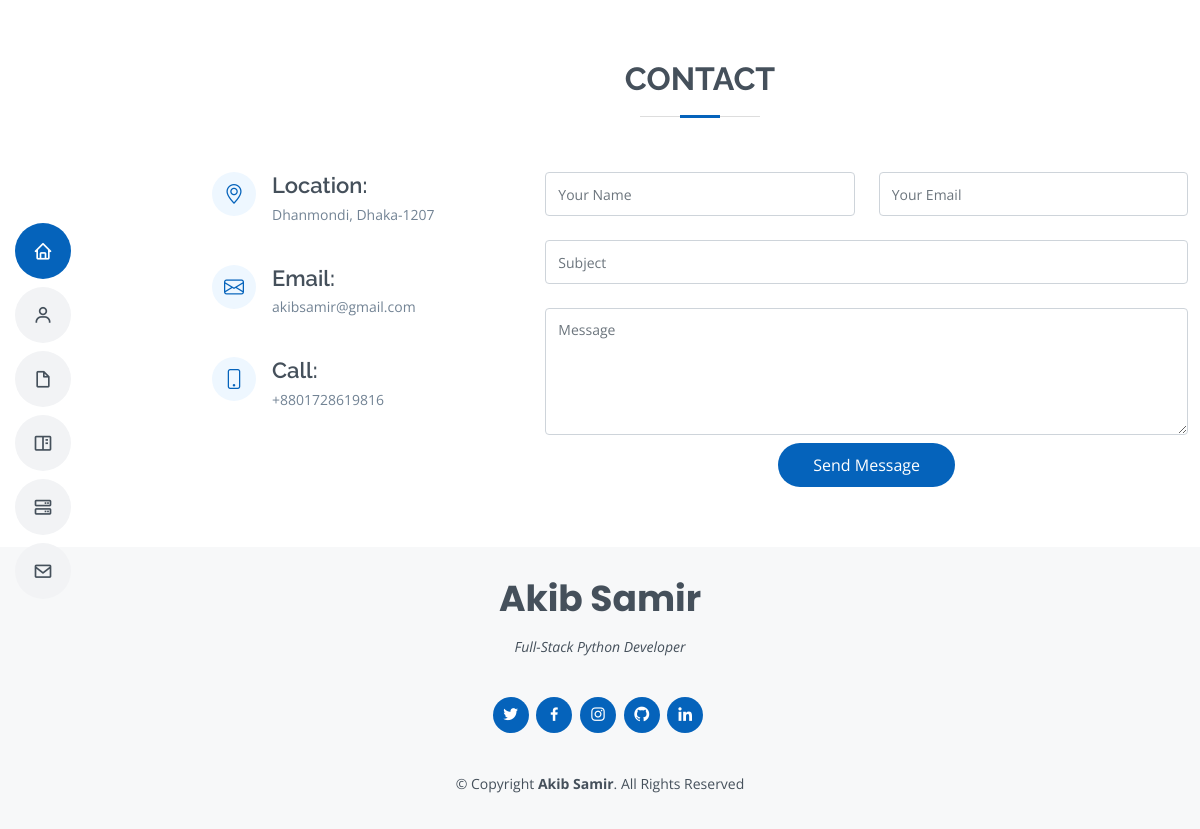
Page /contact/ on the committed database.
### main/models.py (models this page shows, shortened)
class Contact(models.Model):
    location = models.CharField(max_length=200, blank=True)
    email = models.CharField(max_length=200, blank=True)
    call = models.CharField(max_length=200, blank=True)

### main/views.py (the view)
# urls.py: path('contact/', views.contact, name='contact'),
def contact(request):
    contacts = Contact.objects.all()
    forms = ContactModelForm()
    if request.method == "POST":
        forms = ContactModelForm(request.POST)
        if forms.is_valid():
            forms.save()
            messages.success(request, 'Your message has been sent. Thank you!')
            return redirect('contact')
    context = {
        'contacts':contacts,
        'forms':forms,
    }
    return render(request, 'contact.html', context=context)

### main/forms.py
class ContactModelForm(forms.ModelForm):
   class Meta:
       model = ContactForm
       fields = "__all__"

### templates/contact.html (shortened to what this page needs)
{% extends 'base.html' %}
{% block content %}
<main id="main">
    <section id="contact" class="contact">
        <div class="container" data-aos="fade-up">
            <div class="section-title">
                <h2>Contact</h2>
            </div>
            <div class="row mt-1">
                <div class="col-lg-4">
                    <div class="info">
                        {% for contact in contacts %}
                        <div class="address">
                            <i class="bi bi-geo-alt"></i>
                            <h4>Location:</h4>
                            <p>{{contact.location}}</p>
                        </div>
                        <div class="email">
                            <i class="bi bi-envelope"></i>
                            <h4>Email:</h4>
                            <p>{{contact.email}}</p>
                        </div>
                        <div class="phone">
                            <i class="bi bi-phone"></i>
                            <h4>Call:</h4>
                            <p>{{contact.call}}</p>
                        </div>
                        {% endfor %}
                    </div>
                </div>
                <div class="col-lg-8 mt-5 mt-lg-0">
                    <form action="" method="POST" role="form" class="php-email-form">
                        <div class="row">
                            <div class="col-md-6 form-group">
                                <input type="text" name="name" class="form-control" id="name" placeholder="Your Name"
                                    required>
                            </div>
                            <div class="col-md-6 form-group mt-3 mt-md-0">
                                <input type="email" class="form-control" name="email" id="email"
                                    placeholder="Your Email" required>
                            </div>
                        </div>
                        <div class="form-group mt-3">
                            <input type="text" class="form-control" name="subject" id="subject" placeholder="Subject"
                                required>
                        </div>
                        <div class="form-group mt-3">
                            <textarea class="form-control" name="message" rows="5" placeholder="Message"
                                required></textarea>
                        </div>
                        <div class="text-center"><button type="submit">Send Message</button></div>
                    </form>
                </div>
            </div>
        </div>
    </section>
</main>
{% endblock %}

### static/assets/css/style.css (style rules this page uses)
body { font-family: "Open Sans", sans-serif; color: #272829; }
h1, h2, h3, h4, h5, h6 { font-family: "Raleway", sans-serif; }
@media (min-width: 992px) { #main { margin-left: 100px; } }
section { padding: 60px 0; overflow: hidden; }
.section-title { text-align: center; padding-bottom: 30px; }
.section-title h2 { font-size: 32px; font-weight: bold; text-transform: uppercase; margin-bottom: 20px; padding-bottom: 20px; position: relative; color: #45505b; }
.section-title h2::before { content: ""; position: absolute; display: block; width: 120px; height: 1px; background: #ddd; bottom: 1px; left: calc(50% - 60px); }
.section-title h2::after { content: ""; position: absolute; display: block; width: 40px; height: 3px; background: #0563bb; bottom: 0; left: calc(50% - 20px); }
.contact .info { width: 100%; background: #fff; }
.contact .info i { font-size: 20px; color: #0563bb; float: left; width: 44px; height: 44px; background: #eef7ff; display: flex; justify-content: center; align-items: center; border-radius: 50px; transition: all 0.3s ease-in-out; }
.contact .info h4 { padding: 0 0 0 60px; font-size: 22px; font-weight: 600; margin-bottom: 5px; color: #45505b; }
.contact .info p { padding: 0 0 0 60px; margin-bottom: 0; font-size: 14px; color: #728394; }
.contact .info .email, .contact .info .phone { margin-top: 40px; }
.contact .php-email-form { width: 100%; background: #fff; }
.contact .php-email-form .form-group { padding-bottom: 8px; }
.contact .php-email-form input, .contact .php-email-form textarea { border-radius: 4px; box-shadow: none; font-size: 14px; }
.contact .php-email-form input { height: 44px; }
.contact .php-email-form textarea { padding: 10px 12px; }
.contact .php-email-form button[type="submit"] { background: #0563bb; border: 0; padding: 10px 35px; color: #fff; transition: 0.4s; border-radius: 50px; }

### rows in the picture
Contact: location "Dhanmondi, Dhaka-1207", email "akibsamir@gmail.com", call "+8801728619816"
